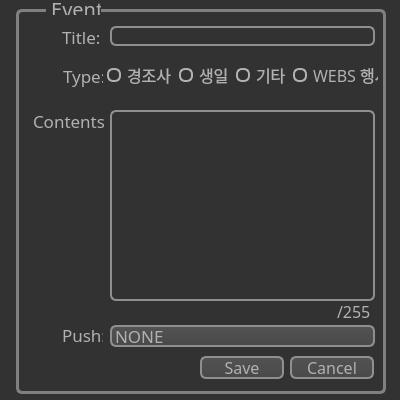
<?xml version="1.0" encoding="UTF-8"?>
<ui version="4.0">
 <class>EventEdit</class>
 <widget class="QWidget" name="EventEdit">
  <property name="geometry">
   <rect>
    <x>0</x>
    <y>0</y>
    <width>400</width>
    <height>400</height>
   </rect>
  </property>
  <property name="windowTitle">
   <string>Form</string>
  </property>
  <property name="styleSheet">
   <string notr="true">QWidget
{
color: #b1b1b1;
background-color: #323232;
}
QWidget:item:hover
{
    background-color: QLinearGradient( x1: 0, y1: 0, x2: 0, y2: 1, stop: 0 #ffa02f, stop: 1 #ca0619);
    color: #000000;
}

QWidget:item:selected
{
    background-color: QLinearGradient( x1: 0, y1: 0, x2: 0, y2: 1, stop: 0 #ffa02f, stop: 1 #d7801a);
}

QWidget:disabled
{
    color: #404040;
    background-color: #323232;
}</string>
  </property>
  <widget class="QLineEdit" name="lineEdit">
   <property name="geometry">
    <rect>
     <x>110</x>
     <y>26</y>
     <width>265</width>
     <height>20</height>
    </rect>
   </property>
   <property name="font">
    <font>
     <family>1훈버거버거 Regular</family>
     <pointsize>12</pointsize>
    </font>
   </property>
   <property name="styleSheet">
    <string notr="true"> QLineEdit {
     border: 2px solid #8f8f91;
     border-radius: 6px;
    }
QLineEdit:hover
{
    border: 2px solid QLinearGradient( x1: 0, y1: 0, x2: 0, y2: 1, stop: 0 #ffa02f, stop: 1 #d7801a);
}

QLineEdit:focus
{
    border: 2px solid QLinearGradient( x1: 0, y1: 0, x2: 0, y2: 1, stop: 0 #ffa02f, stop: 1 #d7801a);
}</string>
   </property>
  </widget>
  <widget class="QTextEdit" name="textEdit">
   <property name="geometry">
    <rect>
     <x>110</x>
     <y>110</y>
     <width>265</width>
     <height>191</height>
    </rect>
   </property>
   <property name="font">
    <font>
     <family>1훈버거버거 Regular</family>
     <pointsize>12</pointsize>
    </font>
   </property>
   <property name="styleSheet">
    <string notr="true"> QTextEdit {
     border: 2px solid #8f8f91;
     border-radius: 6px;
    }
QTextEdit:hover
{
    border: 2px solid QLinearGradient( x1: 0, y1: 0, x2: 0, y2: 1, stop: 0 #ffa02f, stop: 1 #d7801a);
}

QTextEdit:focus
{
    border: 2px solid QLinearGradient( x1: 0, y1: 0, x2: 0, y2: 1, stop: 0 #ffa02f, stop: 1 #d7801a);
}</string>
   </property>
  </widget>
  <widget class="QComboBox" name="comboBox">
   <property name="geometry">
    <rect>
     <x>110</x>
     <y>325</y>
     <width>265</width>
     <height>22</height>
    </rect>
   </property>
   <property name="font">
    <font>
     <family>1훈버거버거 Regular</family>
     <pointsize>13</pointsize>
    </font>
   </property>
   <property name="styleSheet">
    <string notr="true">QComboBox
{
    selection-background-color: #ffaa00;
    background-color: QLinearGradient( x1: 0, y1: 0, x2: 0, y2: 1, stop: 0 #565656, stop: 0.1 #525252, stop: 0.5 #4e4e4e, stop: 0.9 #4a4a4a, stop: 1 #464646);
    border: 2px solid #8f8f91;
     border-radius: 6px;   
}

QComboBox:hover,QPushButton:hover
{
    border: 2px solid QLinearGradient( x1: 0, y1: 0, x2: 0, y2: 1, stop: 0 #ffa02f, stop: 1 #d7801a);
}


QComboBox:on
{
    padding-top: 3px;
    padding-left: 4px;
    background-color: QLinearGradient( x1: 0, y1: 0, x2: 0, y2: 1, stop: 0 #2d2d2d, stop: 0.1 #2b2b2b, stop: 0.5 #292929, stop: 0.9 #282828, stop: 1 #252525);
    selection-background-color: #ffaa00;
}

QComboBox QAbstractItemView
{
    border: 2px solid darkgray;
    selection-background-color: QLinearGradient( x1: 0, y1: 0, x2: 0, y2: 1, stop: 0 #ffa02f, stop: 1 #d7801a);
}

QComboBox::drop-down
{
     subcontrol-origin: padding;
     subcontrol-position: top right;
     width: 15px;

     border-left-width: 0px;
     border-left-color: darkgray;
     border-left-style: solid; /* just a single line */
     border-top-right-radius: 3px; /* same radius as the QComboBox */
     border-bottom-right-radius: 3px;
 }

QComboBox::down-arrow
{
    
	image: url(:/new/prefix1/arrow_down.png);
}

</string>
   </property>
   <item>
    <property name="text">
     <string>NONE</string>
    </property>
   </item>
   <item>
    <property name="text">
     <string>OB</string>
    </property>
   </item>
   <item>
    <property name="text">
     <string>YB</string>
    </property>
   </item>
   <item>
    <property name="text">
     <string>ALL</string>
    </property>
   </item>
  </widget>
  <widget class="QPushButton" name="pushButton">
   <property name="geometry">
    <rect>
     <x>200</x>
     <y>356</y>
     <width>84</width>
     <height>23</height>
    </rect>
   </property>
   <property name="font">
    <font>
     <family>1훈버거버거 Regular</family>
     <pointsize>12</pointsize>
    </font>
   </property>
   <property name="styleSheet">
    <string notr="true">QPushButton
{
    color: #b1b1b1;
    background-color: QLinearGradient( x1: 0, y1: 0, x2: 0, y2: 1, stop: 0 #565656, stop: 0.1 #525252, stop: 0.5 #4e4e4e, stop: 0.9 #4a4a4a, stop: 1 #464646);
 border: 2px solid #8f8f91;
     border-radius: 6px;   
 
    padding: 3px;
   
    padding-left: 5px;
    padding-right: 5px;
}

QPushButton:pressed
{
    background-color: QLinearGradient( x1: 0, y1: 0, x2: 0, y2: 1, stop: 0 #2d2d2d, stop: 0.1 #2b2b2b, stop: 0.5 #292929, stop: 0.9 #282828, stop: 1 #252525);
}

QPushButton:hover
{
    border: 2px solid QLinearGradient( x1: 0, y1: 0, x2: 0, y2: 1, stop: 0 #ffa02f, stop: 1 #d7801a);
}</string>
   </property>
   <property name="text">
    <string>Save</string>
   </property>
  </widget>
  <widget class="QPushButton" name="pushButton_2">
   <property name="geometry">
    <rect>
     <x>290</x>
     <y>356</y>
     <width>84</width>
     <height>23</height>
    </rect>
   </property>
   <property name="font">
    <font>
     <family>1훈버거버거 Regular</family>
     <pointsize>12</pointsize>
    </font>
   </property>
   <property name="styleSheet">
    <string notr="true">QPushButton
{
    color: #b1b1b1;
    background-color: QLinearGradient( x1: 0, y1: 0, x2: 0, y2: 1, stop: 0 #565656, stop: 0.1 #525252, stop: 0.5 #4e4e4e, stop: 0.9 #4a4a4a, stop: 1 #464646);
    border: 2px solid #8f8f91;
     border-radius: 6px;   
    padding: 3px;
   
    padding-left: 5px;
    padding-right: 5px;
}

QPushButton:pressed
{
    background-color: QLinearGradient( x1: 0, y1: 0, x2: 0, y2: 1, stop: 0 #2d2d2d, stop: 0.1 #2b2b2b, stop: 0.5 #292929, stop: 0.9 #282828, stop: 1 #252525);
}

QPushButton:hover
{
    border: 2px solid QLinearGradient( x1: 0, y1: 0, x2: 0, y2: 1, stop: 0 #ffa02f, stop: 1 #d7801a);
}</string>
   </property>
   <property name="text">
    <string>Cancel</string>
   </property>
  </widget>
  <widget class="QWidget" name="layoutWidget">
   <property name="geometry">
    <rect>
     <x>310</x>
     <y>301</y>
     <width>61</width>
     <height>21</height>
    </rect>
   </property>
   <layout class="QHBoxLayout" name="horizontalLayout">
    <item>
     <widget class="QLabel" name="label_4">
      <property name="font">
       <font>
        <family>1훈버거버거 Regular</family>
        <pointsize>12</pointsize>
       </font>
      </property>
      <property name="text">
       <string/>
      </property>
     </widget>
    </item>
    <item>
     <widget class="QLabel" name="label_5">
      <property name="font">
       <font>
        <family>1훈버거버거 Regular</family>
        <pointsize>12</pointsize>
       </font>
      </property>
      <property name="text">
       <string>/255</string>
      </property>
     </widget>
    </item>
   </layout>
  </widget>
  <widget class="QLabel" name="label_3">
   <property name="geometry">
    <rect>
     <x>62</x>
     <y>319</y>
     <width>41</width>
     <height>31</height>
    </rect>
   </property>
   <property name="font">
    <font>
     <family>1훈버거버거 Regular</family>
     <pointsize>13</pointsize>
     <weight>50</weight>
     <bold>false</bold>
    </font>
   </property>
   <property name="styleSheet">
    <string notr="true"/>
   </property>
   <property name="text">
    <string>Push: </string>
   </property>
  </widget>
  <widget class="QLabel" name="label_2">
   <property name="geometry">
    <rect>
     <x>33</x>
     <y>106</y>
     <width>71</width>
     <height>30</height>
    </rect>
   </property>
   <property name="font">
    <font>
     <family>1훈버거버거 Regular</family>
     <pointsize>13</pointsize>
     <weight>50</weight>
     <bold>false</bold>
    </font>
   </property>
   <property name="styleSheet">
    <string notr="true"/>
   </property>
   <property name="text">
    <string>Contents: </string>
   </property>
  </widget>
  <widget class="QLabel" name="label">
   <property name="enabled">
    <bool>true</bool>
   </property>
   <property name="geometry">
    <rect>
     <x>62</x>
     <y>16</y>
     <width>41</width>
     <height>41</height>
    </rect>
   </property>
   <property name="font">
    <font>
     <family>1훈버거버거 Regular</family>
     <pointsize>13</pointsize>
     <weight>50</weight>
     <italic>false</italic>
     <bold>false</bold>
     <kerning>false</kerning>
    </font>
   </property>
   <property name="whatsThis">
    <string/>
   </property>
   <property name="styleSheet">
    <string notr="true"/>
   </property>
   <property name="text">
    <string>Title:</string>
   </property>
  </widget>
  <widget class="QLabel" name="label_7">
   <property name="geometry">
    <rect>
     <x>46</x>
     <y>3</y>
     <width>55</width>
     <height>12</height>
    </rect>
   </property>
   <property name="font">
    <font>
     <family>1훈버거버거 Regular</family>
     <pointsize>15</pointsize>
     <kerning>true</kerning>
    </font>
   </property>
   <property name="toolTip">
    <string notr="true"/>
   </property>
   <property name="statusTip">
    <string notr="true"/>
   </property>
   <property name="whatsThis">
    <string notr="true"/>
   </property>
   <property name="autoFillBackground">
    <bool>false</bool>
   </property>
   <property name="text">
    <string> Event</string>
   </property>
  </widget>
  <widget class="QFrame" name="frame">
   <property name="geometry">
    <rect>
     <x>16</x>
     <y>9</y>
     <width>370</width>
     <height>385</height>
    </rect>
   </property>
   <property name="font">
    <font>
     <family>바탕</family>
     <weight>50</weight>
     <bold>false</bold>
    </font>
   </property>
   <property name="styleSheet">
    <string notr="true"> QFrame, QLabel, QToolTip {
     border: 3px solid gray;
     border-radius: 6px;
     padding: 2px;
     background-image: url(images/welcome.png);
 }</string>
   </property>
   <property name="frameShape">
    <enum>QFrame::StyledPanel</enum>
   </property>
   <property name="frameShadow">
    <enum>QFrame::Raised</enum>
   </property>
   <widget class="QWidget" name="layoutWidget_2">
    <property name="geometry">
     <rect>
      <x>91</x>
      <y>54</y>
      <width>271</width>
      <height>24</height>
     </rect>
    </property>
    <layout class="QHBoxLayout" name="horizontalLayout_2">
     <item>
      <widget class="QRadioButton" name="radioButton">
       <property name="font">
        <font>
         <family>1훈버거버거 Regular</family>
         <pointsize>12</pointsize>
         <weight>50</weight>
         <bold>false</bold>
        </font>
       </property>
       <property name="mouseTracking">
        <bool>true</bool>
       </property>
       <property name="styleSheet">
        <string notr="true">QRadioButton::indicator:checked, QRadioButton::indicator:unchecked{
    color: #b1b1b1;
    background-color: #323232;
    border: 2px solid #b1b1b1;
    border-radius: 6px;
}

QRadioButton::indicator:checked
{
    background-color: qradialgradient(
        cx: 0.5, cy: 0.5,
        fx: 0.5, fy: 0.5,
        radius: 1.0,
        stop: 0.25 #ffaa00,
        stop: 0.3 #323232
    );
}
QRadioButton::indicator:hover
{
	 border: 2px solid QLinearGradient( x1: 0, y1: 0, x2: 0, y2: 1, stop: 0 #ffa02f, stop: 1 #d7801a);
}</string>
       </property>
       <property name="text">
        <string>경조사</string>
       </property>
      </widget>
     </item>
     <item>
      <widget class="QRadioButton" name="radioButton_2">
       <property name="font">
        <font>
         <family>1훈버거버거 Regular</family>
         <pointsize>12</pointsize>
        </font>
       </property>
       <property name="styleSheet">
        <string notr="true">QRadioButton::indicator:checked, QRadioButton::indicator:unchecked{
    color: #b1b1b1;
    background-color: #323232;
    border: 2px solid #b1b1b1;
    border-radius: 6px;
}

QRadioButton::indicator:checked
{
    background-color: qradialgradient(
        cx: 0.5, cy: 0.5,
        fx: 0.5, fy: 0.5,
        radius: 1.0,
        stop: 0.25 #ffaa00,
        stop: 0.3 #323232
    );
}

QRadioButton::indicator:hover
{
    border: 2px solid QLinearGradient( x1: 0, y1: 0, x2: 0, y2: 1, stop: 0 #ffa02f, stop: 1 #d7801a);
}</string>
       </property>
       <property name="text">
        <string>생일</string>
       </property>
      </widget>
     </item>
     <item>
      <widget class="QRadioButton" name="radioButton_3">
       <property name="font">
        <font>
         <family>1훈버거버거 Regular</family>
         <pointsize>12</pointsize>
        </font>
       </property>
       <property name="styleSheet">
        <string notr="true">QRadioButton::indicator:checked, QRadioButton::indicator:unchecked{
    color: #b1b1b1;
    background-color: #323232;
    border: 2px solid #b1b1b1;
    border-radius: 6px;
}

QRadioButton::indicator:checked
{
    background-color: qradialgradient(
        cx: 0.5, cy: 0.5,
        fx: 0.5, fy: 0.5,
        radius: 1.0,
        stop: 0.25 #ffaa00,
        stop: 0.3 #323232
    );
}

QRadioButton::indicator:hover
{
    border: 2px solid QLinearGradient( x1: 0, y1: 0, x2: 0, y2: 1, stop: 0 #ffa02f, stop: 1 #d7801a);
}</string>
       </property>
       <property name="text">
        <string>기타</string>
       </property>
      </widget>
     </item>
     <item>
      <widget class="QRadioButton" name="radioButton_4">
       <property name="font">
        <font>
         <family>1훈버거버거 Regular</family>
         <pointsize>12</pointsize>
        </font>
       </property>
       <property name="styleSheet">
        <string notr="true">QRadioButton::indicator:checked, QRadioButton::indicator:unchecked{
    color: #b1b1b1;
    background-color: #323232;
    border: 2px solid #b1b1b1;
    border-radius: 6px;
}

QRadioButton::indicator:checked
{
    background-color: qradialgradient(
        cx: 0.5, cy: 0.5,
        fx: 0.5, fy: 0.5,
        radius: 1.0,
        stop: 0.25 #ffaa00,
        stop: 0.3 #323232
    );
}

QRadioButton::indicator:hover
{
    border: 2px solid QLinearGradient( x1: 0, y1: 0, x2: 0, y2: 1, stop: 0 #ffa02f, stop: 1 #d7801a);
}</string>
       </property>
       <property name="text">
        <string>WEBS 행사</string>
       </property>
      </widget>
     </item>
    </layout>
   </widget>
  </widget>
  <widget class="QLabel" name="label_6">
   <property name="geometry">
    <rect>
     <x>63</x>
     <y>60</y>
     <width>40</width>
     <height>31</height>
    </rect>
   </property>
   <property name="font">
    <font>
     <family>1훈버거버거 Regular</family>
     <pointsize>13</pointsize>
     <weight>50</weight>
     <italic>false</italic>
     <bold>false</bold>
    </font>
   </property>
   <property name="styleSheet">
    <string notr="true"/>
   </property>
   <property name="text">
    <string>Type: </string>
   </property>
  </widget>
  <zorder>frame</zorder>
  <zorder>lineEdit</zorder>
  <zorder>textEdit</zorder>
  <zorder>comboBox</zorder>
  <zorder>pushButton</zorder>
  <zorder>pushButton_2</zorder>
  <zorder>layoutWidget</zorder>
  <zorder>label_3</zorder>
  <zorder>label_2</zorder>
  <zorder>label</zorder>
  <zorder>label_6</zorder>
  <zorder>label_7</zorder>
 </widget>
 <resources>
  <include location="QTIMG.qrc"/>
 </resources>
 <connections>
  <connection>
   <sender>pushButton</sender>
   <signal>clicked()</signal>
   <receiver>EventEdit</receiver>
   <slot>close()</slot>
   <hints>
    <hint type="sourcelabel">
     <x>177</x>
     <y>376</y>
    </hint>
    <hint type="destinationlabel">
     <x>199</x>
     <y>199</y>
    </hint>
   </hints>
  </connection>
  <connection>
   <sender>pushButton_2</sender>
   <signal>clicked()</signal>
   <receiver>EventEdit</receiver>
   <slot>close()</slot>
   <hints>
    <hint type="sourcelabel">
     <x>267</x>
     <y>376</y>
    </hint>
    <hint type="destinationlabel">
     <x>199</x>
     <y>199</y>
    </hint>
   </hints>
  </connection>
 </connections>
</ui>
